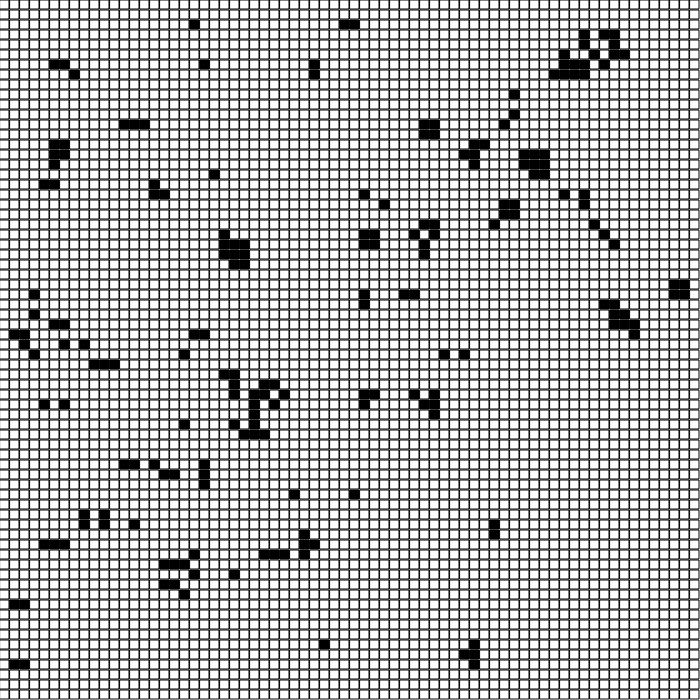
Frame 1 (no input)
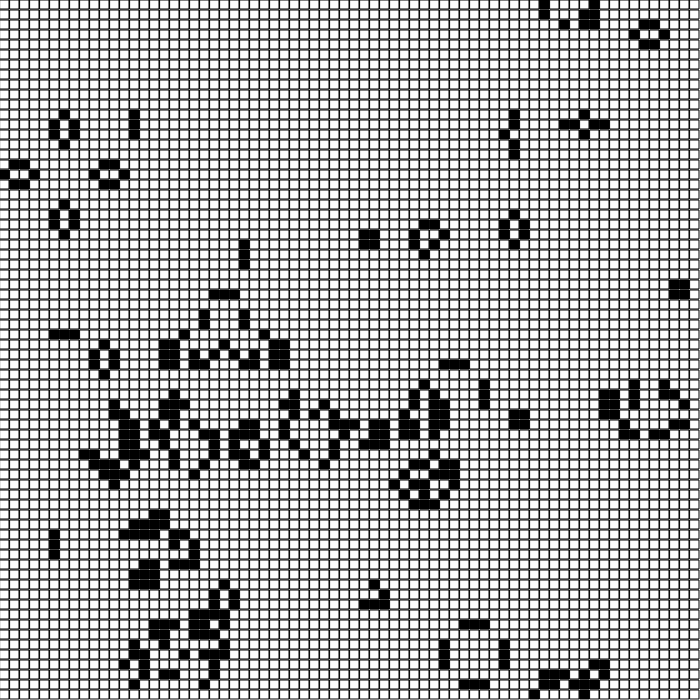
Frame 60 (no input)
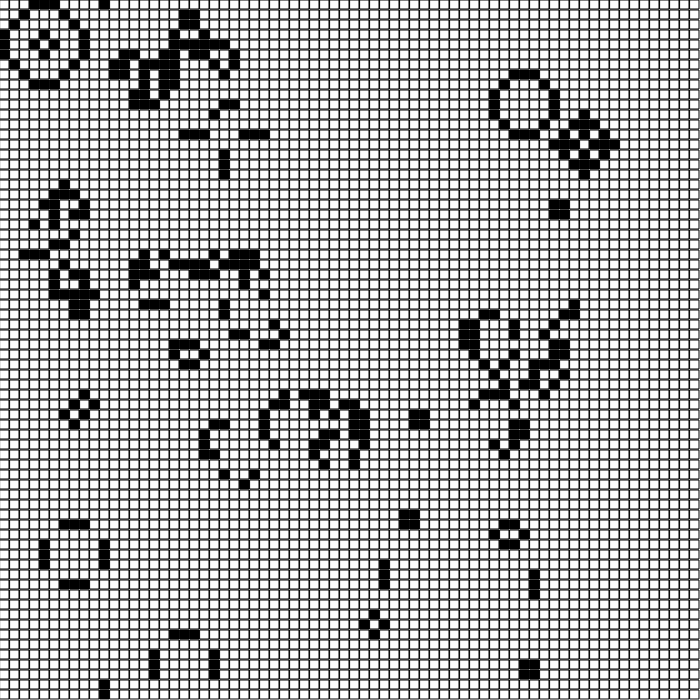
Frame 120 (the mouse pressed at the canvas centre since frame 60)

The p5.js sketch that drew these frames (run headless with seeded random() and noise() and a simulated clock; from frame 60 on, the mouse is pressed at the canvas centre):

// p5.js sketch
// ── sketch.js
let cellsz = 10, cols, rows;
let curr, next; // grids

function setup() {
  
  createCanvas(700, 700);

  // calculate cols and rows
  cols = floor(width / cellsz);
  rows = floor(height / cellsz);

  // create 2D arrays
  curr = Array(rows).fill().map(() => Array(cols).fill(0));
  next = Array(rows).fill().map(() => Array(cols).fill(0));
  
  init();
}

function mousePressed() {
  init();
}

function draw() {
  background(255);
  update();
  for (let i = 0, w = cellsz; i < cols; i++) {
    for (let j = 0; j < rows; j++) {
      
      stroke(0);
      fill(curr[i][j] ? 0 : 255);
      rect(i * w, j * w, w - 1, w - 1);
    }
  }
}

function init() {
  for (let i = 0; i < cols; i++) {
    for (let j = 0; j < rows; j++) {
      curr[i][j] = next[i][j] = 0;
      if (i != 0 && j != 0 && i != cols - 1 && j != rows - 1) {
        curr[i][j] = random() < 0.1 ? 1 : 0;
      }
    }
  }
}

function neighbors(a, b) {
  let num = 0;
  for (let i = -1; i <= 1; i++) {
    for (let j = -1; j <= 1; j++) {
      let x = (a + i + rows) % rows; // wrapping
      let y = (b + j + cols) % cols; // wrapping
      if (i != 0 || j != 0) num += curr[x][y];
    }
  }
  return num;
}

function update() {

  // loop through each cell in the grid
  for (let x = 0; x < cols ; x++) {
    for (let y = 0; y < rows ; y++) {

      let count = neighbors(x, y); // check neighborhood

      next[x][y] = curr[x][y]; // stasis
      
      // rules of the gol (from shiffman)
      if (curr[x][y] == 1 && count < 2) next[x][y] = 0;       // loneliness
      else if (curr[x][y] == 1 && count > 3) next[x][y] = 0;  // overpopulation
      else if (curr[x][y] == 0 && count == 3) next[x][y] = 1; // reproduction
    }
  }

  // swap grids
  let temp = curr;
  curr = next;
  next = temp;
}
